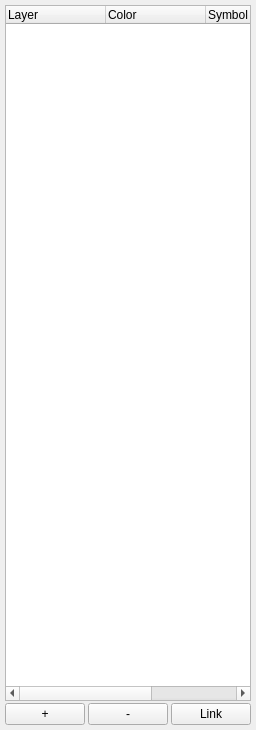
<?xml version="1.0" encoding="UTF-8"?>
<ui version="4.0">
 <class>LayerTree</class>
 <widget class="QWidget" name="LayerTree">
  <property name="geometry">
   <rect>
    <x>0</x>
    <y>0</y>
    <width>230</width>
    <height>730</height>
   </rect>
  </property>
  <property name="windowTitle">
   <string>Form</string>
  </property>
  <layout class="QVBoxLayout" name="verticalLayout_2">
   <property name="spacing">
    <number>5</number>
   </property>
   <property name="margin">
    <number>5</number>
   </property>
   <item>
    <layout class="QVBoxLayout" name="verticalLayout">
     <property name="spacing">
      <number>2</number>
     </property>
     <item>
      <widget class="QTreeWidget" name="layerTree">
       <property name="sizePolicy">
        <sizepolicy hsizetype="Preferred" vsizetype="Expanding">
         <horstretch>0</horstretch>
         <verstretch>100</verstretch>
        </sizepolicy>
       </property>
       <property name="minimumSize">
        <size>
         <width>0</width>
         <height>0</height>
        </size>
       </property>
       <property name="maximumSize">
        <size>
         <width>16777215</width>
         <height>16777215</height>
        </size>
       </property>
       <column>
        <property name="text">
         <string>Layer</string>
        </property>
       </column>
       <column>
        <property name="text">
         <string>Color</string>
        </property>
       </column>
       <column>
        <property name="text">
         <string>Symbol</string>
        </property>
       </column>
       <column>
        <property name="text">
         <string>Size</string>
        </property>
       </column>
      </widget>
     </item>
     <item>
      <layout class="QHBoxLayout" name="horizontalLayout">
       <property name="spacing">
        <number>3</number>
       </property>
       <item>
        <spacer name="horizontalSpacer">
         <property name="orientation">
          <enum>Qt::Horizontal</enum>
         </property>
         <property name="sizeHint" stdset="0">
          <size>
           <width>40</width>
           <height>20</height>
          </size>
         </property>
        </spacer>
       </item>
       <item>
        <widget class="QPushButton" name="layerAddButton">
         <property name="toolTip">
          <string>Add a new subset or data set</string>
         </property>
         <property name="statusTip">
          <string/>
         </property>
         <property name="whatsThis">
          <string/>
         </property>
         <property name="text">
          <string>+</string>
         </property>
        </widget>
       </item>
       <item>
        <widget class="QPushButton" name="layerRemoveButton">
         <property name="enabled">
          <bool>true</bool>
         </property>
         <property name="toolTip">
          <string>Remove a subset or data set from all visualizations</string>
         </property>
         <property name="text">
          <string>-</string>
         </property>
        </widget>
       </item>
       <item>
        <widget class="QPushButton" name="linkButton">
         <property name="toolTip">
          <string>Link subsets</string>
         </property>
         <property name="text">
          <string>Link</string>
         </property>
        </widget>
       </item>
      </layout>
     </item>
    </layout>
   </item>
  </layout>
 </widget>
 <resources/>
 <connections/>
</ui>
